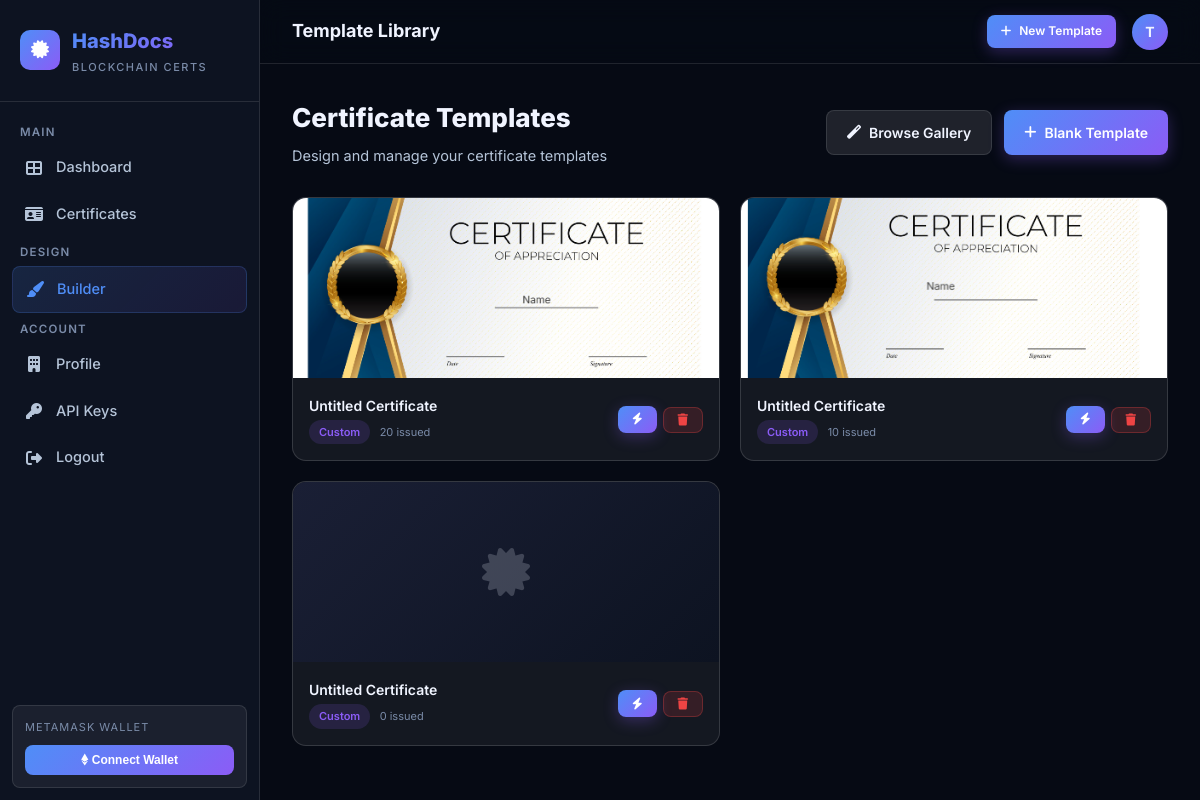
Page /builder/ (signed in) on the committed database.
### accounts/models.py (models this page shows, shortened)
class Organization(AbstractBaseUser, PermissionsMixin):
    id = models.UUIDField(primary_key=True, default=uuid.uuid4, editable=False)
    email = models.EmailField(unique=True)
    name = models.CharField(max_length=255)
    phone = models.CharField(max_length=20, blank=True)
    website = models.URLField(blank=True)
    address = models.TextField(blank=True)
    logo = models.ImageField(upload_to='org_logos/', blank=True, null=True)
    wallet_address = models.CharField(max_length=42, blank=True, help_text='MetaMask Ethereum wallet address')
    is_active = models.BooleanField(default=True)
    is_staff = models.BooleanField(default=False)
    is_verified = models.BooleanField(default=False, help_text='KYC verified')
    date_joined = models.DateTimeField(auto_now_add=True)
    updated_at = models.DateTimeField(auto_now=True)
    USERNAME_FIELD = 'email'
    REQUIRED_FIELDS = ['name']
    objects = OrganizationManager()
    class Meta:
        verbose_name = 'Organization'
        verbose_name_plural = 'Organizations'

### certificates/models.py (models this page shows, shortened)
class CertificateTemplate(models.Model):
    CATEGORIES = [
        ('academic', 'Academic'),
        ('professional', 'Professional'),
        ('completion', 'Completion'),
        ('achievement', 'Achievement'),
        ('participation', 'Participation'),
        ('custom', 'Custom'),
    ]
    id = models.UUIDField(primary_key=True, default=uuid.uuid4, editable=False)
    organization = models.ForeignKey(
        settings.AUTH_USER_MODEL,
        on_delete=models.CASCADE,
        related_name='templates'
    )
    name = models.CharField(max_length=255)
    category = models.CharField(max_length=50, choices=CATEGORIES, default='custom')
    canvas_json = models.JSONField(default=dict, help_text='Fabric.js canvas JSON data')
    background_color = models.CharField(max_length=7, default='#ffffff')
    thumbnail = models.ImageField(upload_to='template_thumbnails/', blank=True, null=True)
    width = models.IntegerField(default=1000)
    height = models.IntegerField(default=700)
    created_at = models.DateTimeField(auto_now_add=True)
    updated_at = models.DateTimeField(auto_now=True)
    class Meta:
        ordering = ['-updated_at']
    @property
    def certificate_count(self):
        return self.certificates.count()

### builder/views.py (the view)
# urls.py: path('', views.template_list, name='template_list'),
@login_required
def template_list(request):
    templates = CertificateTemplate.objects.filter(organization=request.user)
    return render(request, 'builder/template_list.html', {'templates': templates})

### templates/builder/template_list.html (shortened to what this page needs)
{% extends 'dashboard/base_dashboard.html' %}
{% block page_title %}Template Library{% endblock %}
{% block page_content %}
<div class="page-header">
    <div>
        <div class="page-title">Certificate Templates</div>
        <div class="page-sub">Design and manage your certificate templates</div>
    </div>
    <div style="display: flex; gap: 12px;">
        <a href="{% url 'template_gallery' %}" class="btn btn-secondary">
            <i class="fas fa-magic"></i> Browse Gallery
        </a>
        <a href="{% url 'template_create' %}" class="btn btn-gradient">
            <i class="fas fa-plus"></i> Blank Template
        </a>
    </div>
</div>
{% if templates %}
<div class="template-grid">
    {% for t in templates %}
    <div class="template-card">
        <div class="template-preview">
            {% if t.thumbnail %}
                <img src="{{ t.thumbnail.url }}" alt="{{ t.name }}">
            {% else %}
                <div class="template-preview-placeholder"><i class="fas fa-certificate"></i></div>
            {% endif %}
        </div>
        <div class="template-info">
            <div>
                <div class="template-name">{{ t.name }}</div>
                <div class="template-meta">
                    <span class="badge badge-purple">{{ t.category|title }}</span>
                    <span style="margin-left:6px;color:var(--text-muted);font-size:11px;">{{ t.certificate_count }} issued</span>
                </div>
            </div>
            <div style="display:flex;gap:6px;">
                <a href="{% url 'bulk_generate_page' t.id %}" class="btn btn-gradient btn-sm" title="Bulk Generate">
                    <i class="fas fa-bolt"></i>
                </a>
                <form method="post" action="{% url 'template_delete' t.id %}" style="display:inline;"
                      onsubmit="return confirm('Delete {{ t.name }}?')">
                    <button type="submit" class="btn btn-danger btn-sm" title="Delete">
                        <i class="fas fa-trash"></i>
                    </button>
                </form>
            </div>
        </div>
    </div>
    {% endfor %}
</div>
{% endif %}
{% endblock %}

### templates/dashboard/base_dashboard.html (shortened to what this page needs)
{% extends 'base.html' %}
{% load static %}
{% block content %}
<div class="app-layout">
    <aside class="sidebar">
        <div class="sidebar-logo">
            <div class="logo-icon">
                <i class="fas fa-certificate" style="color:white;"></i>
            </div>
            <div>
                <div class="logo-text">HashDocs</div>
                <div class="logo-sub">Blockchain Certs</div>
            </div>
        </div>
        <nav class="sidebar-nav">
            <span class="nav-section-label">Main</span>
            <a href="{% url 'dashboard' %}" class="nav-item {% if request.resolver_match.url_name == 'dashboard' %}active{% endif %}">
                <i class="fas fa-th-large nav-icon"></i> Dashboard
            </a>
            <a href="{% url 'certificate_list' %}" class="nav-item {% if request.resolver_match.url_name == 'certificate_list' %}active{% endif %}">
                <i class="fas fa-id-card nav-icon"></i> Certificates
            </a>
            <span class="nav-section-label">Design</span>
            <a href="{% url 'template_list' %}" class="nav-item {% if 'template' in request.resolver_match.url_name %}active{% endif %}">
                <i class="fas fa-paint-brush nav-icon"></i> Builder
            </a>
            <span class="nav-section-label">Account</span>
            <a href="{% url 'profile' %}" class="nav-item {% if request.resolver_match.url_name == 'profile' %}active{% endif %}">
                <i class="fas fa-building nav-icon"></i> Profile
            </a>
            <a href="{% url 'api_keys' %}" class="nav-item {% if 'api_key' in request.resolver_match.url_name %}active{% endif %}">
                <i class="fas fa-key nav-icon"></i> API Keys
            </a>
            <a href="{% url 'logout' %}" class="nav-item">
                <i class="fas fa-sign-out-alt nav-icon"></i> Logout
            </a>
        </nav>
        <div class="wallet-badge" id="wallet-section">
            {% if request.user.wallet_address %}
                <div class="wallet-label">Connected Wallet</div>
                <div class="wallet-addr">{{ request.user.wallet_address|slice:":10" }}...{{ request.user.wallet_address|slice:"-4:" }}</div>
            {% else %}
                <div class="wallet-label" style="margin-bottom:8px;">MetaMask Wallet</div>
                <button class="wallet-connect-btn" onclick="connectMetaMask()">
                    <i class="fab fa-ethereum"></i> Connect Wallet
                </button>
            {% endif %}
        </div>
    </aside>
    <div class="main-content">
        <header class="topbar">
            <div class="topbar-title">{% block page_title %}Dashboard{% endblock %}</div>
            <div class="topbar-actions">
                <a href="{% url 'template_create' %}" class="btn btn-gradient btn-sm">
                    <i class="fas fa-plus"></i> New Template
                </a>
                <div class="avatar" title="{{ request.user.name }}">
                    {{ request.user.name|slice:":1"|upper }}
                </div>
            </div>
        </header>
        <main class="page-body">
            {% block page_content %}{% endblock %}
        </main>
    </div>
</div>
{% endblock %}

### templates/dashboard/base_dashboard.html (style rules this page uses)
.app-layout { display:flex; }

### rows in the picture
Organization: user.name "T"
CertificateTemplate: thumbnail (picture), name "Untitled Certificate", category "Custom", certificate_count "20"
CertificateTemplate: thumbnail (picture), name "Untitled Certificate", category "Custom", certificate_count "10"
CertificateTemplate: name "Untitled Certificate", category "Custom", certificate_count "0"
